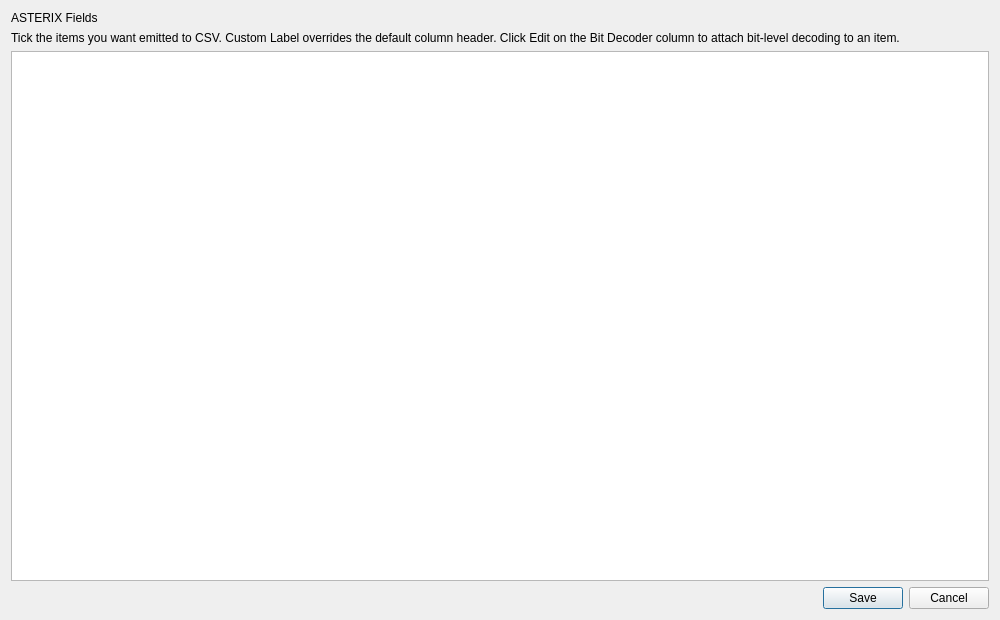
<?xml version="1.0" encoding="UTF-8"?>
<ui version="4.0">
 <class>AsterixFieldConfigurationDialog</class>
 <widget class="QDialog" name="AsterixFieldConfigurationDialog">
  <property name="geometry"><rect><x>0</x><y>0</y><width>1000</width><height>620</height></rect></property>
  <property name="windowTitle"><string>Configure ASTERIX Fields</string></property>
  <layout class="QVBoxLayout" name="mainLayout">
   <item>
    <widget class="QLabel" name="lblHeading">
     <property name="text"><string>ASTERIX Fields</string></property>
    </widget>
   </item>
   <item>
    <widget class="QLabel" name="lblNote">
     <property name="text"><string>Tick the items you want emitted to CSV. Custom Label overrides the default column header. Click Edit on the Bit Decoder column to attach bit-level decoding to an item.</string></property>
     <property name="wordWrap"><bool>true</bool></property>
    </widget>
   </item>
   <item>
    <widget class="QTableWidget" name="tblItems">
     <property name="alternatingRowColors"><bool>true</bool></property>
     <property name="selectionBehavior"><enum>QAbstractItemView::SelectRows</enum></property>
     <property name="selectionMode"><enum>QAbstractItemView::SingleSelection</enum></property>
    </widget>
   </item>
   <item>
    <widget class="QDialogButtonBox" name="buttonBox">
     <property name="orientation"><enum>Qt::Horizontal</enum></property>
     <property name="standardButtons"><set>QDialogButtonBox::Cancel|QDialogButtonBox::Save</set></property>
    </widget>
   </item>
  </layout>
 </widget>
 <resources/>
 <connections/>
</ui>
